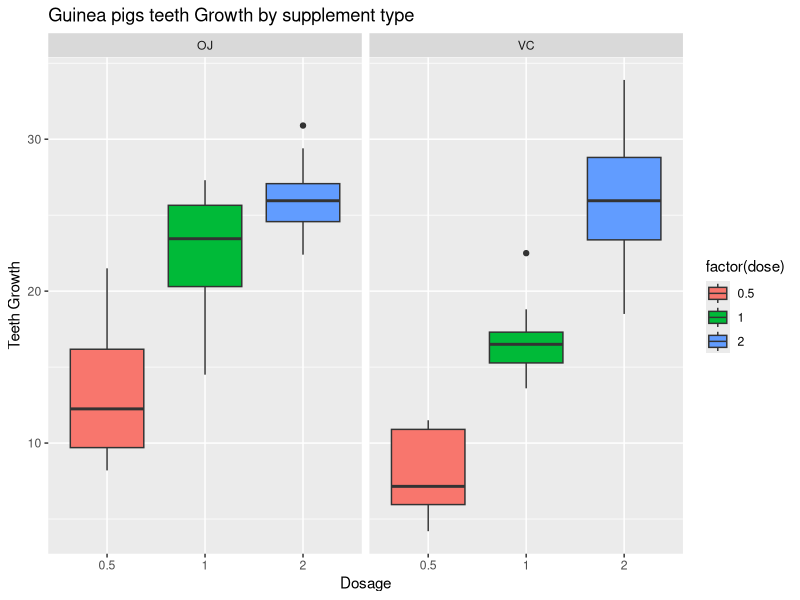

This figure's R source: (Note: this script raises an error after producing the figure.)
## ---- chunk 1
knitr::opts_chunk$set(echo = TRUE)
## ---- chunk 2
library(ggplot2)
library(datasets)
data(ToothGrowth)
## ---- chunk 3
ggplot(ToothGrowth, aes(x = factor(dose), y = len, fill = factor(dose))) +
  geom_boxplot() + 
  facet_grid(.~supp) +
  xlab("Dosage") +   
  ylab("Teeth Growth") +  
  ggtitle("Guinea pigs teeth Growth by supplement type")
## ---- chunk 4
str(ToothGrowth)
## ---- chunk 5
summary(ToothGrowth)
## ---- chunk 6
t.test(len~dose, data=subset(ToothGrowth, dose %in% c(0.5, 1.0)), alternative = 'two.sided', paired=FALSE)
## ---- chunk 7
t.test(len~dose, data=subset(ToothGrowth, dose %in% c(0.5, 2.0)), alternative = 'two.sided', paired=FALSE)
## ---- chunk 8
t.test(len~dose, data=subset(ToothGrowth, dose %in% c(1.0, 2.0)), alternative = 'two.sided', paired=FALSE)
## ---- chunk 9
t.test(len ~ supp, paired = F, var.equal = F, data = ToothGrowth)
